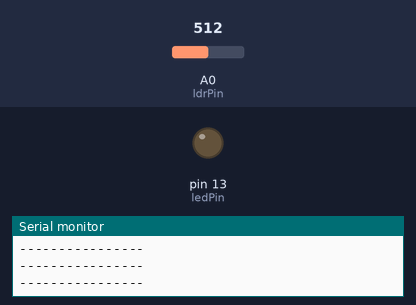
Bench run of a sketch on a simulated Arduino Uno, built with avr-gcc and run on an emulated ATmega328P. On the bench: output pins drawn as LEDs (lit = HIGH), the last lines printed to the serial monitor. The inputs (shaded band) are chosen by the test bench; at power-on: A0 (ldrPin) = 512.

Above: at 1.2 s.
1.3 s: A0 (ldrPin) set to 318
2.8 s: A0 (ldrPin) set to 293
At 4.0 s:
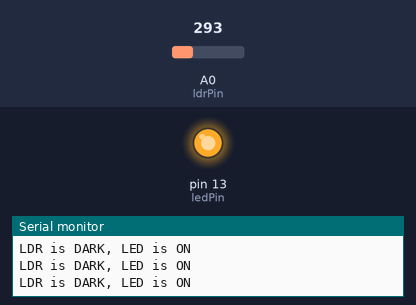
4.3 s: A0 (ldrPin) set to 306
At 5.0 s:
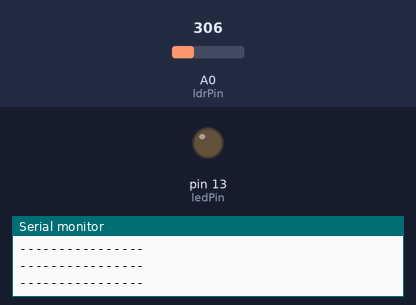
Timing chart, 0 to 7.3 s (numbered marks = the images above; inputs shaded):
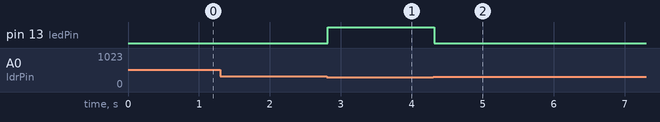

The sketch:

ornek_3.ino
```cpp
const int ledPin = 13;  // LED'in bağlı olduğu pin
const int ldrPin = A0;  // LDR'nin bağlı olduğu pin

void setup() {
  Serial.begin(9600);         // Seri iletişimi başlat
  pinMode(ledPin, OUTPUT);    // LED pinini çıkış olarak ayarla
  // pinMode(ledPin, INPUT);   // Bu satırı kaldırın; aynı pin hem çıkış hem giriş olamaz
}

void loop() {
  int ldrStatus = analogRead(ldrPin);  // LDR'den değer oku

  if (ldrStatus <= 300) {
    digitalWrite(ledPin, HIGH);        // LED'i aç
    Serial.println("LDR is DARK, LED is ON");
  } else {
    digitalWrite(ledPin, LOW);         // LED'i kapat
    Serial.println("----------------");
  }

}
```

Measured:
- the behaviour switches between 301 and 300 on A0 (ldrPin) (found by bisection; images 0 and 1)
- after the input at 2.8 s, pin 13 (ledPin): LOW → HIGH at once
- after the input at 4.3 s, pin 13 (ledPin): HIGH → LOW at once
